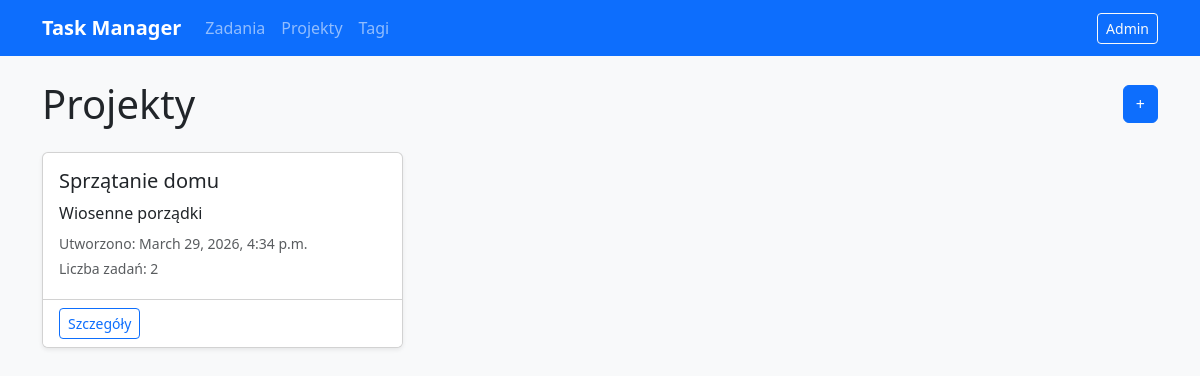
The page /projects/ on the database as committed earlier.
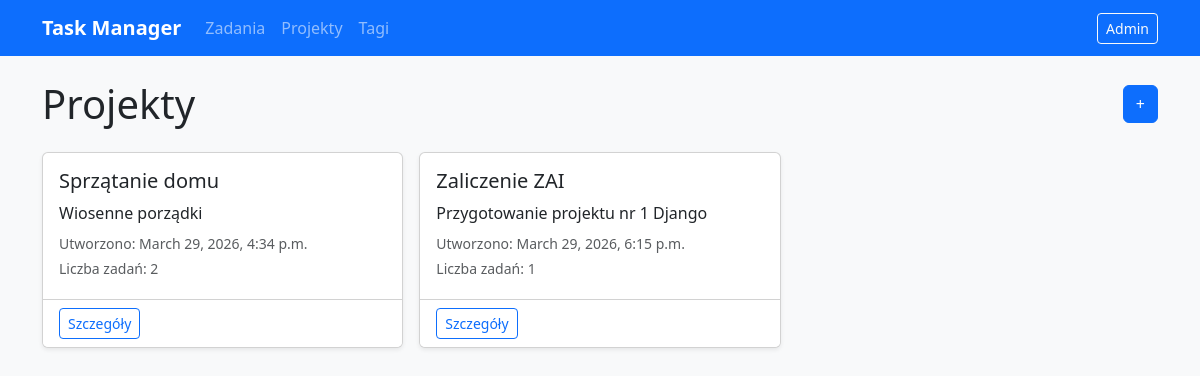
The same page on the database as committed later.
### tasks/models.py (models this page shows, shortened)
class Project(models.Model):
    name = models.CharField(max_length=150)
    description = models.TextField(blank=True)
    created_at = models.DateTimeField(auto_now_add=True)
    class Meta:
        ordering = ["name"]

### tasks/views.py (the view)
# urls.py: path("projects/", ProjectListView.as_view(), name="project_list"),
class ProjectListView(ListView):
    model = Project
    template_name = "tasks/project_list.html"
    context_object_name = "projects"

### tasks/templates/tasks/project_list.html (shortened to what this page needs)
{% extends "base.html" %}
{% block content %}
<div class="d-flex justify-content-between align-items-center mb-4">
    <h1 class="mb-0">Projekty</h1>
    <a href="{% url 'project_add' %}" class="btn btn-primary">+</a>
</div>
{% if projects %}
    <div class="row g-3">
        {% for project in projects %}
            <div class="col-md-6 col-lg-4">
                <div class="card shadow-sm h-100">
                    <div class="card-body">
                        <h5 class="card-title">{{ project.name }}</h5>
                        <p class="card-text mb-2">{{ project.description|truncatechars:100 }}</p>
                        <p class="small text-muted mb-1">Utworzono: {{ project.created_at }}</p>
                        <p class="small text-muted mb-1">Liczba zadań: {{ project.tasks.count }}</p>
                    </div>
                    <div class="card-footer bg-white d-flex justify-content-between">
                        <a href="{% url 'project_detail' project.pk %}" class="btn btn-sm btn-outline-primary">Szczegóły</a>
                    </div>
                </div>
            </div>
        {% endfor %}
    </div>
{% else %}
    <div class="alert alert-info">
        Brak projektów. Dodaj pierwszy projekt.
    </div>
{% endif %}
{% endblock %}

### tasks/templates/base.html (shortened to what this page needs)
<!DOCTYPE html>
<html lang="pl">
<head>
    <link href="https://cdn.jsdelivr.net/npm/bootstrap@5.3.8/dist/css/bootstrap.min.css" rel="stylesheet">
</head>
<body class="bg-light">
    <nav class="navbar navbar-expand-lg navbar-dark bg-primary mb-4">
        <div class="container">
            <a class="navbar-brand fw-bold" href="{% url 'task_list' %}">Task Manager</a>
            <div class="collapse navbar-collapse show">
                <ul class="navbar-nav me-auto">
                    <li class="nav-item">
                        <a class="nav-link" href="{% url 'task_list' %}">Zadania</a>
                    </li>
                    <li class="nav-item">
                        <a class="nav-link" href="{% url 'project_list' %}">Projekty</a>
                    </li>
                    <li class="nav-item">
                        <a class="nav-link" href="{% url 'tag_list' %}">Tagi</a>
                    </li>
                </ul>
                <a href="/admin/" class="btn btn-outline-light btn-sm">Admin</a>
            </div>
        </div>
    </nav>
    <div class="container">
        {% block content %}
        {% endblock %}
    </div>
</body>
</html>

Rows that differ between the two databases and show on the page:
added Project: name "Zaliczenie ZAI", description "Przygotowanie projektu nr 1 Django", created_at "March 29, 2026, 6:15 p.m.", tasks.count "1"
